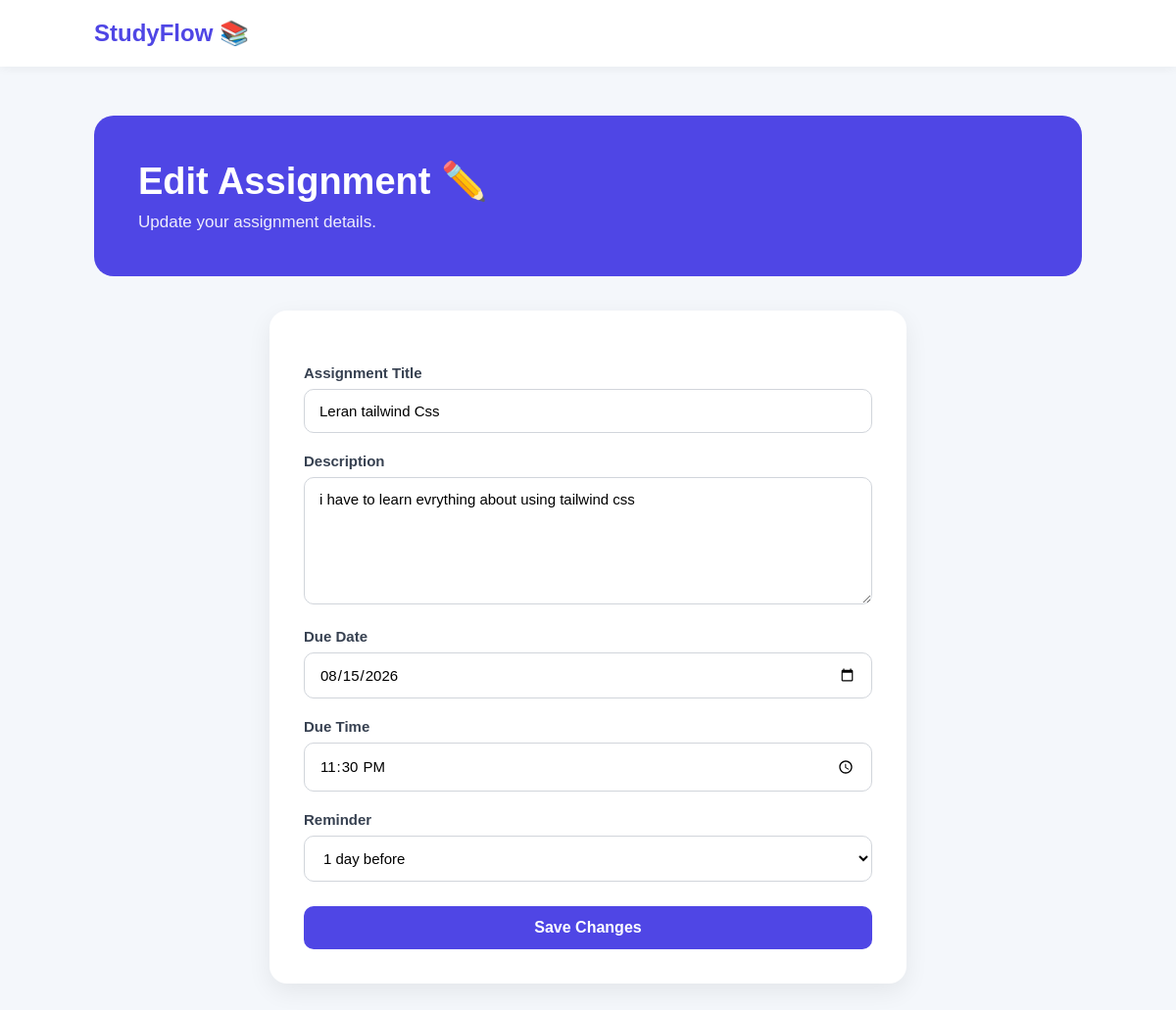
Page /edit/4/ on the committed database.
### app/models.py (models this page shows, shortened)
class Assignment(models.Model):
    title = models.CharField(max_length=200)
    description = models.TextField()
    due_date = models.DateField()
    completed = models.BooleanField(default=False)
    due_time = models.TimeField()
    REMINDER_CHOICES = [
        ('none', 'No reminder'),
        ('1_hour', '1 hour before'),
        ('1_day', '1 day before'),
        ('2_days', '2 days before'),
        ('3_days', '3 days before'),
    ]
    reminder = models.CharField(
        max_length=10,
        choices=REMINDER_CHOICES,
        default='1_hour'
    )
    completed = models.BooleanField(default=False)

### app/views.py (the view, shortened to what this page needs)
# urls.py: path('edit/<int:id>/', views.edit_assignment, name='edit_assignment'),
def edit_assignment(request, id):
    assignment = Assignment.objects.get(id=id)
    return render(request, 'edit_assignment.html', {
        'assignment': assignment
    })

### app/templates/edit_assignment.html (shortened to what this page needs)
{% load static %}
<!DOCTYPE html>
<html>
<head>
    <link rel="stylesheet" href="{% static 'app/style.css' %}">
</head>
<body>
    <nav class="navbar">
        <div class="logo">StudyFlow 📚</div>
    </nav>
    <main class="container">
        <section class="hero">
            <h1>Edit Assignment ✏️</h1>
            <p>Update your assignment details.</p>
        </section>
        <form method="POST">
            <label for="title">Assignment Title</label>
            <input
                type="text"
                id="title"
                name="title"
                value="{{ assignment.title }}"
                required
            >
            <label for="description">Description</label>
            <textarea
                id="description"
                name="description"
                required
            >{{ assignment.description }}</textarea>
            <label for="due_date">Due Date</label>
            <input
                type="date"
                id="due_date"
                name="due_date"
                value="{{ assignment.due_date|date:'Y-m-d' }}"
                required
            >
            <label for="due_time">Due Time</label>
            <input
                type="time"
                id="due_time"
                name="due_time"
                value="{{ assignment.due_time|time:'H:i' }}"
                required
            >
            <label for="reminder">Reminder</label>
            <select id="reminder" name="reminder">
                <option value="1_day"
                    {% if assignment.reminder == '1_day' %}selected{% endif %}>
                    1 day before
                </option>
            </select>
            <button type="submit">
                Save Changes
            </button>
        </form>
    </main>
</body>
</html>

### app/static/app/style.css (style rules this page uses)
* { margin: 0; padding: 0; box-sizing: border-box; }
body { font-family: Arial, sans-serif; background: #f4f7fb; color: #1f2937; }
.navbar { background: #ffffff; padding: 20px 8%; display: flex; justify-content: space-between; align-items: center; box-shadow: 0 2px 10px rgba(0, 0, 0, 0.05); }
.logo { font-size: 24px; font-weight: bold; color: #4f46e5; }
.container { width: 84%; max-width: 1100px; margin: 50px auto; }
.hero { background: #4f46e5; color: white; padding: 45px; border-radius: 20px; margin-bottom: 35px; }
.hero h1 { font-size: 38px; margin-bottom: 10px; }
.hero p { font-size: 17px; opacity: 0.9; }
form { background: white; padding: 30px; border-radius: 15px; box-shadow: 0 4px 15px rgba(0, 0, 0, 0.06); max-width: 700px; margin: 0 auto; }
form label { display: block; margin-bottom: 8px; margin-top: 20px; font-weight: bold; }
form input, form textarea { width: 100%; padding: 12px; border: 1px solid #d1d5db; border-radius: 8px; font-size: 15px; }
form textarea { min-height: 130px; resize: vertical; }
form button, .add-button { display: inline-block; margin-top: 25px; padding: 12px 20px; background: #4f46e5; color: white; border: none; border-radius: 8px; cursor: pointer; text-decoration: none; font-size: 15px; }
form { background: white; max-width: 650px; margin: 30px auto; padding: 35px; border-radius: 18px; box-shadow: 0 8px 25px rgba(0, 0, 0, 0.07); }
form label { display: block; margin: 20px 0 8px; font-size: 15px; font-weight: 600; color: #374151; }
form input, form textarea { width: 100%; padding: 13px 15px; border: 1px solid #d1d5db; border-radius: 10px; font-family: inherit; font-size: 15px; outline: none; transition: 0.2s ease; }
form button { width: 100%; margin-top: 25px; padding: 13px; background: #4f46e5; color: white; border: none; border-radius: 10px; font-size: 16px; font-weight: 600; cursor: pointer; transition: 0.2s ease; }
form select { width: 100%; padding: 13px 15px; border: 1px solid #d1d5db; border-radius: 10px; font-family: inherit; font-size: 15px; background: white; cursor: pointer; outline: none; }

### rows in the picture
Assignment: title "Leran tailwind Css", description "i have to learn evrything about using tailwind css", due_date "08/15/2026", due_time "23:30", reminder "1 day before"
